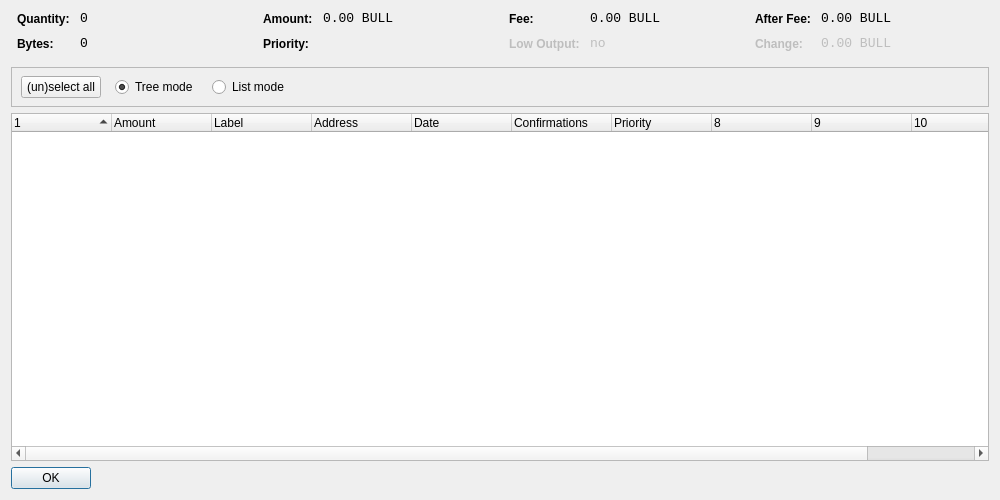
<?xml version="1.0" encoding="UTF-8"?>
<ui version="4.0">
 <class>CoinControlDialog</class>
 <widget class="QDialog" name="CoinControlDialog">
  <property name="geometry">
   <rect>
    <x>0</x>
    <y>0</y>
    <width>1000</width>
    <height>500</height>
   </rect>
  </property>
  <property name="windowTitle">
   <string>Coin Control</string>
  </property>
  <layout class="QVBoxLayout" name="verticalLayout">
   <item>
    <layout class="QHBoxLayout" name="horizontalLayoutTop" stretch="0,0,0,0">
     <property name="topMargin">
      <number>0</number>
     </property>
     <property name="bottomMargin">
      <number>10</number>
     </property>
     <item>
      <layout class="QFormLayout" name="formLayoutCoinControl1">
       <property name="horizontalSpacing">
        <number>10</number>
       </property>
       <property name="verticalSpacing">
        <number>10</number>
       </property>
       <property name="leftMargin">
        <number>6</number>
       </property>
       <property name="rightMargin">
        <number>6</number>
       </property>
       <item row="0" column="0">
        <widget class="QLabel" name="labelCoinControlQuantityText">
         <property name="styleSheet">
          <string notr="true">font-weight:bold;</string>
         </property>
         <property name="text">
          <string>Quantity:</string>
         </property>
        </widget>
       </item>
       <item row="0" column="1">
        <widget class="QLabel" name="labelCoinControlQuantity">
         <property name="font">
          <font>
           <family>Monospace</family>
           <pointsize>10</pointsize>
          </font>
         </property>
         <property name="cursor">
          <cursorShape>IBeamCursor</cursorShape>
         </property>
         <property name="contextMenuPolicy">
          <enum>Qt::ActionsContextMenu</enum>
         </property>
         <property name="text">
          <string notr="true">0</string>
         </property>
         <property name="textInteractionFlags">
          <set>Qt::LinksAccessibleByMouse|Qt::TextSelectableByKeyboard|Qt::TextSelectableByMouse</set>
         </property>
        </widget>
       </item>
       <item row="1" column="0">
        <widget class="QLabel" name="labelCoinControlBytesText">
         <property name="styleSheet">
          <string notr="true">font-weight:bold;</string>
         </property>
         <property name="text">
          <string>Bytes:</string>
         </property>
        </widget>
       </item>
       <item row="1" column="1">
        <widget class="QLabel" name="labelCoinControlBytes">
         <property name="font">
          <font>
           <family>Monospace</family>
           <pointsize>10</pointsize>
          </font>
         </property>
         <property name="cursor">
          <cursorShape>IBeamCursor</cursorShape>
         </property>
         <property name="contextMenuPolicy">
          <enum>Qt::ActionsContextMenu</enum>
         </property>
         <property name="text">
          <string notr="true">0</string>
         </property>
         <property name="textInteractionFlags">
          <set>Qt::LinksAccessibleByMouse|Qt::TextSelectableByKeyboard|Qt::TextSelectableByMouse</set>
         </property>
        </widget>
       </item>
      </layout>
     </item>
     <item>
      <layout class="QFormLayout" name="formLayoutCoinControl2">
       <property name="horizontalSpacing">
        <number>10</number>
       </property>
       <property name="verticalSpacing">
        <number>10</number>
       </property>
       <property name="leftMargin">
        <number>6</number>
       </property>
       <property name="rightMargin">
        <number>6</number>
       </property>
       <item row="0" column="0">
        <widget class="QLabel" name="labelCoinControlAmountText">
         <property name="styleSheet">
          <string notr="true">font-weight:bold;</string>
         </property>
         <property name="text">
          <string>Amount:</string>
         </property>
        </widget>
       </item>
       <item row="0" column="1">
        <widget class="QLabel" name="labelCoinControlAmount">
         <property name="font">
          <font>
           <family>Monospace</family>
           <pointsize>10</pointsize>
          </font>
         </property>
         <property name="cursor">
          <cursorShape>IBeamCursor</cursorShape>
         </property>
         <property name="contextMenuPolicy">
          <enum>Qt::ActionsContextMenu</enum>
         </property>
         <property name="text">
          <string notr="true">0.00 BULL</string>
         </property>
         <property name="textInteractionFlags">
          <set>Qt::LinksAccessibleByMouse|Qt::TextSelectableByKeyboard|Qt::TextSelectableByMouse</set>
         </property>
        </widget>
       </item>
       <item row="1" column="0">
        <widget class="QLabel" name="labelCoinControlPriorityText">
         <property name="styleSheet">
          <string notr="true">font-weight:bold;</string>
         </property>
         <property name="text">
          <string>Priority:</string>
         </property>
        </widget>
       </item>
       <item row="1" column="1">
        <widget class="QLabel" name="labelCoinControlPriority">
         <property name="font">
          <font>
           <family>Monospace</family>
           <pointsize>10</pointsize>
          </font>
         </property>
         <property name="cursor">
          <cursorShape>IBeamCursor</cursorShape>
         </property>
         <property name="contextMenuPolicy">
          <enum>Qt::ActionsContextMenu</enum>
         </property>
         <property name="text">
          <string/>
         </property>
         <property name="textInteractionFlags">
          <set>Qt::LinksAccessibleByMouse|Qt::TextSelectableByKeyboard|Qt::TextSelectableByMouse</set>
         </property>
        </widget>
       </item>
      </layout>
     </item>
     <item>
      <layout class="QFormLayout" name="formLayoutCoinControl3">
       <property name="horizontalSpacing">
        <number>10</number>
       </property>
       <property name="verticalSpacing">
        <number>10</number>
       </property>
       <property name="leftMargin">
        <number>6</number>
       </property>
       <property name="rightMargin">
        <number>6</number>
       </property>
       <item row="0" column="0">
        <widget class="QLabel" name="labelCoinControlFeeText">
         <property name="styleSheet">
          <string notr="true">font-weight:bold;</string>
         </property>
         <property name="text">
          <string>Fee:</string>
         </property>
        </widget>
       </item>
       <item row="0" column="1">
        <widget class="QLabel" name="labelCoinControlFee">
         <property name="font">
          <font>
           <family>Monospace</family>
           <pointsize>10</pointsize>
          </font>
         </property>
         <property name="cursor">
          <cursorShape>IBeamCursor</cursorShape>
         </property>
         <property name="contextMenuPolicy">
          <enum>Qt::ActionsContextMenu</enum>
         </property>
         <property name="text">
          <string notr="true">0.00 BULL</string>
         </property>
         <property name="textInteractionFlags">
          <set>Qt::LinksAccessibleByMouse|Qt::TextSelectableByKeyboard|Qt::TextSelectableByMouse</set>
         </property>
        </widget>
       </item>
       <item row="1" column="0">
        <widget class="QLabel" name="labelCoinControlLowOutputText">
         <property name="enabled">
          <bool>false</bool>
         </property>
         <property name="styleSheet">
          <string notr="true">font-weight:bold;</string>
         </property>
         <property name="text">
          <string>Low Output:</string>
         </property>
        </widget>
       </item>
       <item row="1" column="1">
        <widget class="QLabel" name="labelCoinControlLowOutput">
         <property name="enabled">
          <bool>false</bool>
         </property>
         <property name="font">
          <font>
           <family>Monospace</family>
           <pointsize>10</pointsize>
          </font>
         </property>
         <property name="cursor">
          <cursorShape>IBeamCursor</cursorShape>
         </property>
         <property name="contextMenuPolicy">
          <enum>Qt::ActionsContextMenu</enum>
         </property>
         <property name="text">
          <string notr="true">no</string>
         </property>
         <property name="textInteractionFlags">
          <set>Qt::LinksAccessibleByMouse|Qt::TextSelectableByKeyboard|Qt::TextSelectableByMouse</set>
         </property>
        </widget>
       </item>
      </layout>
     </item>
     <item>
      <layout class="QFormLayout" name="formLayoutCoinControl4">
       <property name="horizontalSpacing">
        <number>10</number>
       </property>
       <property name="verticalSpacing">
        <number>10</number>
       </property>
       <property name="leftMargin">
        <number>6</number>
       </property>
       <property name="rightMargin">
        <number>6</number>
       </property>
       <item row="0" column="0">
        <widget class="QLabel" name="labelCoinControlAfterFeeText">
         <property name="styleSheet">
          <string notr="true">font-weight:bold;</string>
         </property>
         <property name="text">
          <string>After Fee:</string>
         </property>
        </widget>
       </item>
       <item row="0" column="1">
        <widget class="QLabel" name="labelCoinControlAfterFee">
         <property name="font">
          <font>
           <family>Monospace</family>
           <pointsize>10</pointsize>
          </font>
         </property>
         <property name="cursor">
          <cursorShape>IBeamCursor</cursorShape>
         </property>
         <property name="contextMenuPolicy">
          <enum>Qt::ActionsContextMenu</enum>
         </property>
         <property name="text">
          <string notr="true">0.00 BULL</string>
         </property>
         <property name="textInteractionFlags">
          <set>Qt::LinksAccessibleByMouse|Qt::TextSelectableByKeyboard|Qt::TextSelectableByMouse</set>
         </property>
        </widget>
       </item>
       <item row="1" column="0">
        <widget class="QLabel" name="labelCoinControlChangeText">
         <property name="enabled">
          <bool>false</bool>
         </property>
         <property name="styleSheet">
          <string notr="true">font-weight:bold;</string>
         </property>
         <property name="text">
          <string>Change:</string>
         </property>
        </widget>
       </item>
       <item row="1" column="1">
        <widget class="QLabel" name="labelCoinControlChange">
         <property name="enabled">
          <bool>false</bool>
         </property>
         <property name="font">
          <font>
           <family>Monospace</family>
           <pointsize>10</pointsize>
          </font>
         </property>
         <property name="cursor">
          <cursorShape>IBeamCursor</cursorShape>
         </property>
         <property name="contextMenuPolicy">
          <enum>Qt::ActionsContextMenu</enum>
         </property>
         <property name="text">
          <string notr="true">0.00 BULL</string>
         </property>
         <property name="textInteractionFlags">
          <set>Qt::LinksAccessibleByMouse|Qt::TextSelectableByKeyboard|Qt::TextSelectableByMouse</set>
         </property>
        </widget>
       </item>
      </layout>
     </item>
    </layout>
   </item>
   <item>
    <widget class="QFrame" name="frame">
     <property name="minimumSize">
      <size>
       <width>0</width>
       <height>40</height>
      </size>
     </property>
     <property name="frameShape">
      <enum>QFrame::StyledPanel</enum>
     </property>
     <property name="frameShadow">
      <enum>QFrame::Sunken</enum>
     </property>
     <widget class="QWidget" name="horizontalLayoutWidget">
      <property name="geometry">
       <rect>
        <x>10</x>
        <y>0</y>
        <width>781</width>
        <height>41</height>
       </rect>
      </property>
      <layout class="QHBoxLayout" name="horizontalLayoutPanel" stretch="0,0,0,0,0">
       <property name="spacing">
        <number>14</number>
       </property>
       <item>
        <widget class="QPushButton" name="pushButtonSelectAll">
         <property name="sizePolicy">
          <sizepolicy hsizetype="Maximum" vsizetype="Fixed">
           <horstretch>0</horstretch>
           <verstretch>0</verstretch>
          </sizepolicy>
         </property>
         <property name="text">
          <string>(un)select all</string>
         </property>
        </widget>
       </item>
       <item>
        <widget class="QRadioButton" name="radioTreeMode">
         <property name="sizePolicy">
          <sizepolicy hsizetype="Maximum" vsizetype="Fixed">
           <horstretch>0</horstretch>
           <verstretch>0</verstretch>
          </sizepolicy>
         </property>
         <property name="text">
          <string>Tree mode</string>
         </property>
         <property name="checked">
          <bool>true</bool>
         </property>
        </widget>
       </item>
       <item>
        <widget class="QRadioButton" name="radioListMode">
         <property name="sizePolicy">
          <sizepolicy hsizetype="Maximum" vsizetype="Fixed">
           <horstretch>0</horstretch>
           <verstretch>0</verstretch>
          </sizepolicy>
         </property>
         <property name="text">
          <string>List mode</string>
         </property>
        </widget>
       </item>
       <item>
        <spacer name="horizontalSpacer">
         <property name="orientation">
          <enum>Qt::Horizontal</enum>
         </property>
         <property name="sizeHint" stdset="0">
          <size>
           <width>40</width>
           <height>20</height>
          </size>
         </property>
        </spacer>
       </item>
      </layout>
     </widget>
    </widget>
   </item>
   <item>
    <widget class="CoinControlTreeWidget" name="treeWidget">
     <property name="contextMenuPolicy">
      <enum>Qt::CustomContextMenu</enum>
     </property>
     <property name="sortingEnabled">
      <bool>false</bool>
     </property>
     <property name="columnCount">
      <number>11</number>
     </property>
     <attribute name="headerShowSortIndicator" stdset="0">
      <bool>true</bool>
     </attribute>
     <attribute name="headerStretchLastSection">
      <bool>false</bool>
     </attribute>
     <column>
      <property name="text">
       <string/>
      </property>
     </column>
     <column>
      <property name="text">
       <string>Amount</string>
      </property>
     </column>
     <column>
      <property name="text">
       <string>Label</string>
      </property>
     </column>
     <column>
      <property name="text">
       <string>Address</string>
      </property>
     </column>
     <column>
      <property name="text">
       <string>Date</string>
      </property>
     </column>
     <column>
      <property name="text">
       <string>Confirmations</string>
      </property>
      <property name="toolTip">
       <string>Confirmed</string>
      </property>
     </column>
     <column>
      <property name="text">
       <string>Priority</string>
      </property>
     </column>
     <column>
      <property name="text">
       <string/>
      </property>
     </column>
     <column>
      <property name="text">
       <string/>
      </property>
     </column>
     <column>
      <property name="text">
       <string/>
      </property>
     </column>
     <column>
      <property name="text">
       <string/>
      </property>
     </column>
    </widget>
   </item>
   <item>
    <widget class="QDialogButtonBox" name="buttonBox">
     <property name="sizePolicy">
      <sizepolicy hsizetype="Maximum" vsizetype="Fixed">
       <horstretch>0</horstretch>
       <verstretch>0</verstretch>
      </sizepolicy>
     </property>
     <property name="orientation">
      <enum>Qt::Horizontal</enum>
     </property>
     <property name="standardButtons">
      <set>QDialogButtonBox::Ok</set>
     </property>
    </widget>
   </item>
  </layout>
 </widget>
 <customwidgets>
  <customwidget>
   <class>CoinControlTreeWidget</class>
   <extends>QTreeWidget</extends>
   <header>coincontroltreewidget.h</header>
  </customwidget>
 </customwidgets>
 <resources/>
 <connections/>
</ui>
